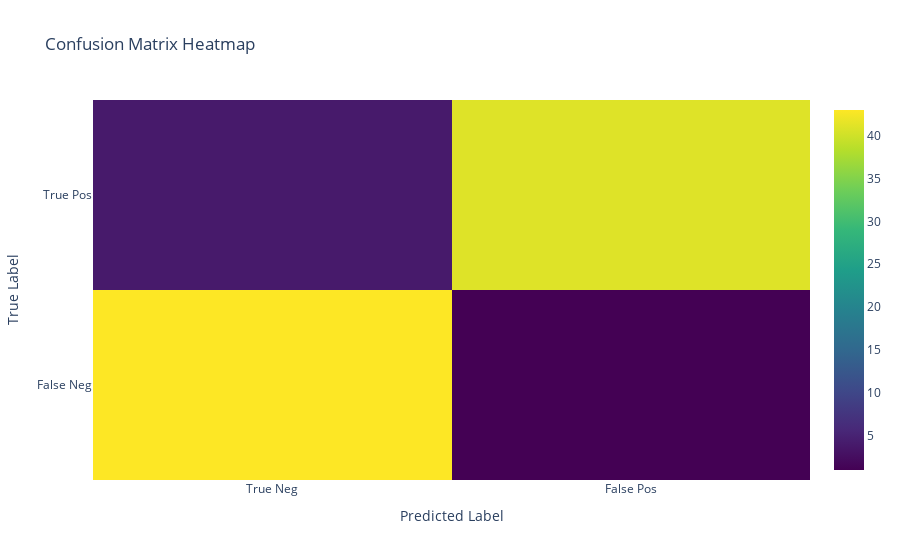

Here is the notebook cell this chart was saved with:
### Code cell
import plotly.graph_objects as go
from sklearn.metrics import confusion_matrix
import numpy as np

# Generate confusion matrix
conf_mat = confusion_matrix(Y_test, svm_Y_pred)

# Define labels for x and y axes
x = ['True Neg', 'False Pos']
y = ['False Neg', 'True Pos']

# Create heatmap
fig = go.Figure(data=go.Heatmap(
                   z=conf_mat,
                   x=x,
                   y=y,
                   colorscale='Viridis'))

# Set title and labels
fig.update_layout(
    title='Confusion Matrix Heatmap',
    xaxis_title='Predicted Label',
    yaxis_title='True Label')

# Save plot as HTML file
fig.write_html("confusion_matrix_heatmap.html")
fig.show()

print("Confusion matrix heatmap saved as 'confusion_matrix_heatmap.html'.")

### Figure 1 — Plotly figure (JSON) as saved in the notebook; plotly's stock layout.template omitted (floating-point values rounded to 4 significant figures)
{"data": [{"colorscale": [[0, "#440154"], [0.1111, "#482878"], [0.2222, "#3e4989"], [0.3333, "#31688e"], [0.4444, "#26828e"], [0.5556, "#1f9e89"], [0.6667, "#35b779"], [0.7778, "#6ece58"], [0.8889, "#b5de2b"], [1, "#fde725"]], "type": "heatmap", "x": ["True Neg", "False Pos"], "y": ["False Neg", "True Pos"], "z": [[43, 1], [4, 41]]}], "layout": {"title": {"text": "Confusion Matrix Heatmap"}, "xaxis": {"title": {"text": "Predicted Label"}}, "yaxis": {"title": {"text": "True Label"}}}}
